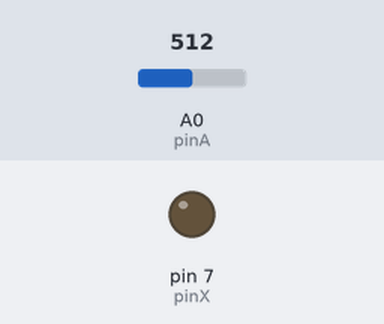
Bench run of a sketch on a simulated Arduino Uno, built with avr-gcc and run on an emulated ATmega328P. Parts: output pins drawn as LEDs (lit = HIGH). Inputs (shaded band) come from the test bench; at power-on: A0 (pinA) = 512. What the sketch prints to the serial monitor is not drawn.

Above: at 2.5 s.
At 7.5 s:
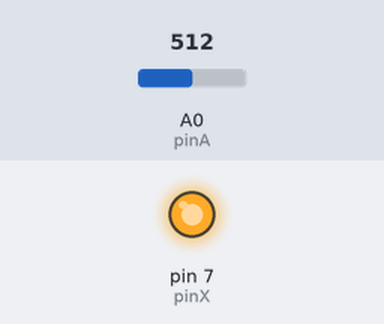
Timing chart, 0 to 13.0 s (numbered marks = the images above):
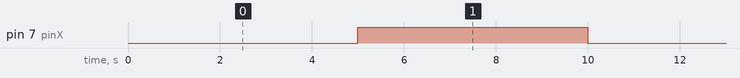

Measured:
- by itself, pin 7 (pinX): alternates HIGH for 5.0 s and LOW for 5.0 s, 4 changes in all, then stays LOW

The sketch:

SquareWave.ino
```cpp
#include <TimerOne.h>

const unsigned long baudRate = 115200;

const int pinX = 7;
const int pinA = A0;

const unsigned long period = 10e6; // in microseconds, nearest integer
const unsigned long delayTime = period/2; // in microseconds, nearest integer
const unsigned int numCycle = 2;
const unsigned int timeLimit = numCycle*period/1000; // in milliseconds

volatile int stateX = LOW;

bool finished = false;

void setup() {
    pinMode(pinX, OUTPUT);
    Timer1.initialize(delayTime);
    Timer1.attachInterrupt(flipState);
    Serial.begin(baudRate);
    Serial.println("Beginning Square Wave Generation ...");
}

void loop() {

    if (finished) {
        return;
    }

    while (millis() < timeLimit) {
        Serial.print(millis());
        Serial.print("\t");
        Serial.print(stateX);
        Serial.print("\t");
        Serial.println(analogRead(pinA));
    }

    noInterrupts();
    finished = true;
    digitalWrite(pinX, LOW);
    Serial.println("Finished!");
    Serial.flush();
}

void flipState() {
    stateX = !stateX;
    digitalWrite(pinX, stateX);
}
```
